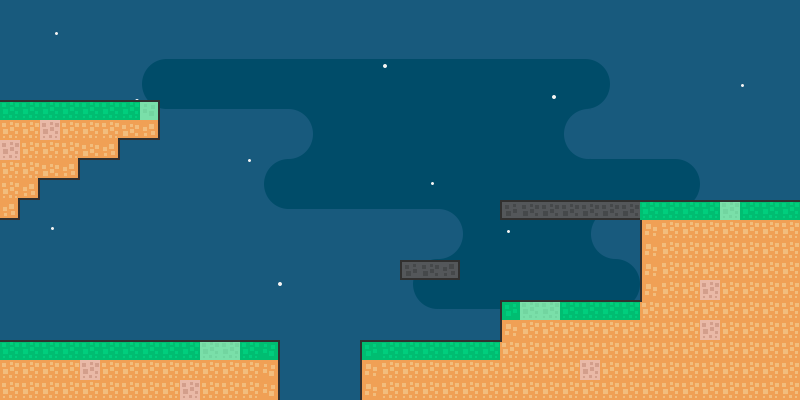

This game map was drawn from its Tiled (.tmx) file and the tilesets committed beside it. A one-line description and the trimmed map source follow:
An orthogonal 40x20 tile map with 20x20 px tiles, 1 tile layer (platforms), 1 image layer and 4 objects (triangle, square, spawnPoint, endPoint).

<map version="1.0" orientation="orthogonal" width="40" height="20" tilewidth="20" tileheight="20">
 <tileset firstgid="1" name="tiles" tilewidth="20" tileheight="20">
  <image source="tiles.png" width="260" height="320" />
 </tileset>
 <imagelayer name="bg" width="40" height="20">
  <image source="../../images/lucht3.png" />
 </imagelayer>
 <layer name="platforms" width="40" height="20">
  <data>[800 cells, 217 non-empty, 16 distinct tile ids]</data>
 </layer>
 <objectgroup name="obstakels" width="40" height="20">
  <object name="1" type="triangle" x="219" y="300" width="40" height="40" />
  <object name="2" type="square" x="523" y="160" width="40" height="40" />
 </objectgroup>
 <objectgroup name="player" width="40" height="20">
  <object name="spawnPoint" x="32" y="311" />
  <object name="endPoint" x="758" y="140" width="23" height="60" />
 </objectgroup>
</map>
